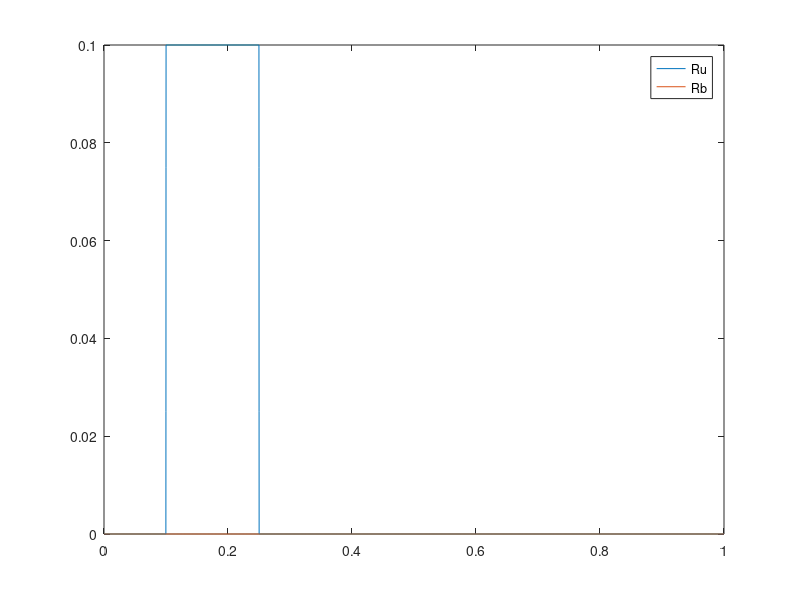

Reproduce this figure in MATLAB. (Note: this script raises an error after producing the figure.)
function main_func()
N=1e4;
dt=0.1;
Q=1;
t_plot=2;





N=N+1;
sz=N;
i=(1:N)';
x=linspace(0,Q,N)';
h=(x(end)-x(1))/(N-1);

jump=[circshift(i,-1) circshift(i,1)];


N_species = 5;
N_rx = 8;
D = [0  0  0  0  0];
N_slow = 5;
chems={'Ru','L','Rb','Du','Db'};





ic = [0 1 0 0 0];
u0=repmat(ic,[sz,1]);

u=u0;
u_aux=0.1





figure(1);clf();
t=0;
v_prev=0;
last_plot=-inf;
dudt_adv=sparse(sz,sz);

u_for = sparse(1:sz , jump(:,1)',1);
u_back = sparse(1:sz , jump(:,2)',1);
eye = speye(sz);
u_x_for=(u_for-eye)/h;
u_x_for(end,:)=u_x_for(end-1,:);

u_x_back=(eye-u_back)/h;
u_x_back(1,:)=u_x_back(2,:);


    
   
    
    f0_for_adv = u_for;
    f0_adv=eye;
    
    
    f0_for = f0_for_adv;
    f0=f0_adv;
    
P=0.150000000;
c=1.000000000;
k4r=1.000000000;
R0=1.000000000;
k1r=1.000000000;
k2r=1.000000000;
kdr=1.000000000;
D0=1.000000000;
k4d=1.000000000;
gamma_L=1;
Q=1;
cnsrv_1=1;

in_cell = x>=u_aux(1) & x<=(u_aux(1)+P);
front = x>=u_aux(1)+P./2 & x<=u_aux(1)+P;
rear = x>=u_aux(1) & x<u_aux(1)+P./2 ;
Rb_rear = trapz(x(rear),u(rear,3));
Rb_front = trapz(x(front),u(front,3));
v_cell = c.*(Rb_front-Rb_rear);

V=[v_cell 0 v_cell v_cell v_cell];
a=u_aux(1);

f_aux=[v_cell];
f0_star = (f0_for+f0)/2-(sign(v_prev).*(f0_for-f0))/2;
    
CFL_max=0.8;
dt0=dt;

while t<1e3 && a+P<Q
    
    in_cell = x>=u_aux(1) & x<=(u_aux(1)+P);
front = x>=u_aux(1)+P./2 & x<=u_aux(1)+P;
rear = x>=u_aux(1) & x<u_aux(1)+P./2 ;
Rb_rear = trapz(x(rear),u(rear,3));
Rb_front = trapz(x(front),u(front,3));
v_cell = c.*(Rb_front-Rb_rear);

V=[v_cell 0 v_cell v_cell v_cell];
a=u_aux(1);

f_aux=[v_cell];
v=v_cell;



    dt=min(CFL_max*h/abs(v), dt0);
    nu_for=v*dt/h;
    if sign(v) ~=sign(v_prev) || t==0
        f0_star = (f0_for+f0)/2-(sign(v).*(f0_for-f0))/2;
    end
    
    f1_star=f0_star;
    dudt0_adv=-(f1_star - f1_star(jump(:,2),:))/(h);
    f_Ru =  (k4r.*R0.*in_cell)-(k4r.*u(:,1))-(k1r.*u(:,1).*u(:,2))+ (k2r.*u(:,3));
f_L = -(k1r.*u(:,1).*u(:,2))+ (k2r.*u(:,3))-(kdr.*u(:,2).*u(:,4))+ (kdr.*u(:,5));
f_Rb =  (k1r.*u(:,1).*u(:,2))-(k2r.*u(:,3));
f_Du =  (kdr.*D0)-(k4d.*u(:,4))-(kdr.*u(:,2).*u(:,4))+ (kdr.*u(:,5));

Rx = [f_Ru,...
f_L,...
f_Rb,...
f_Du,...
- f_L - f_Rb];
Rx(:,2)=Rx(:,2)+exp(-((x-Q/2).^2)/(0.1)^2);

    Rx_tilde = (Rx(jump(:,1),:)+Rx)/2;
    Rx_star = (1+sign(v))*Rx_tilde(jump(:,2),:)/2 ...
             + (1-sign(v))*Rx_tilde/2;
    u=u+dudt0_adv*u*(v*dt)+Rx_star*dt;
    if t-last_plot>=t_plot
        inds=[1 3];
        hplot=plot(x,u(:,inds));
        legend(hplot,chems{inds})
        xline(a);
        xline(a+P);
        drawnow

        last_plot=t;
    end
    t=t+dt;
    in_cell_prev=in_cell;
    
    u_aux=u_aux+f_aux*dt;
    v_prev=v;
end

end
